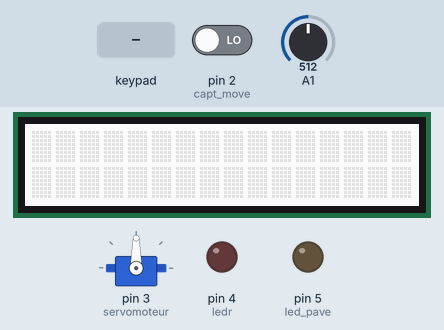
A sketch run on a simulated Arduino Uno, built with avr-gcc and run on an emulated ATmega328P. Parts: servo, 16×2 character LCD, output pins drawn as LEDs (lit = HIGH). Dashed ring = blinking. The test bench sets the inputs (shaded band); at power-on: pin 2 (capt_move) LOW, A1 = 512. Pins used as bus, display or sensor lines are not drawn; what the sketch prints to the serial monitor is not drawn.

Above: at 1.2 s.
1.3 s: pin 2 (capt_move) driven HIGH
At 1.7 s:
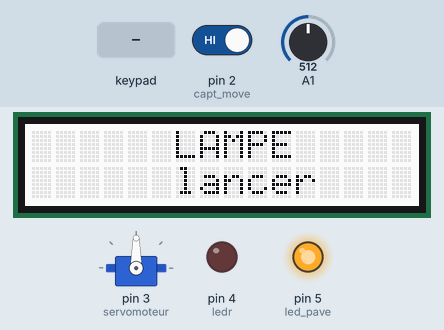
4.3 s: A1 set to 584
6.8 s: A1 set to 610
At 8.5 s:
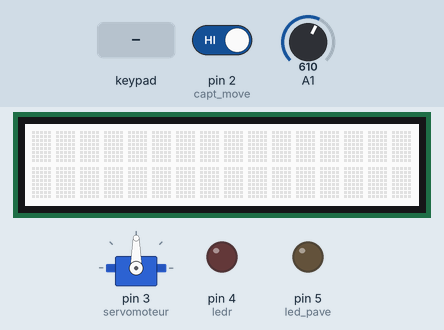
8.8 s: keypad keys 1 3 1 2 1 1 1 0 pressed 0.4 s apart
At 10.5 s:
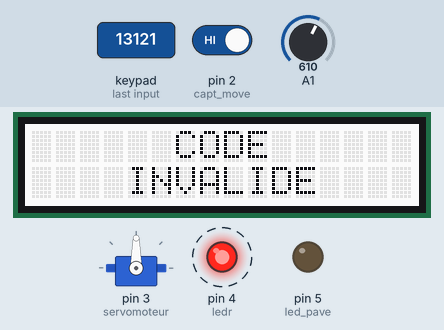
15.0 s: keypad keys 0 0 0 0 pressed 0.4 s apart
At 17.0 s:
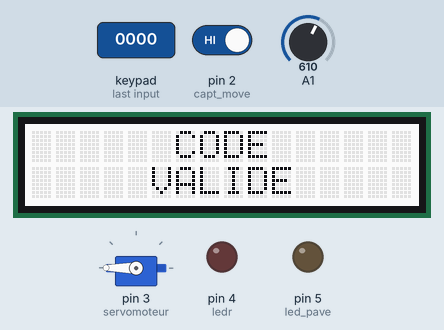
19.6 s: keypad keys 9 8 7 6 pressed 0.4 s apart
At 23.8 s:
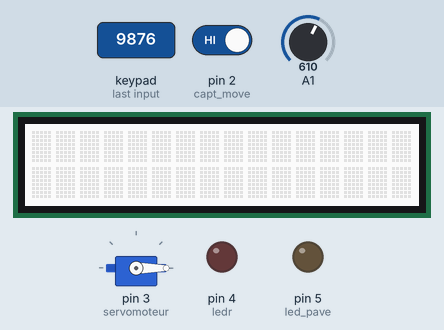
Timing chart, 0 to 25.2 s (numbered marks = the images above; inputs shaded):
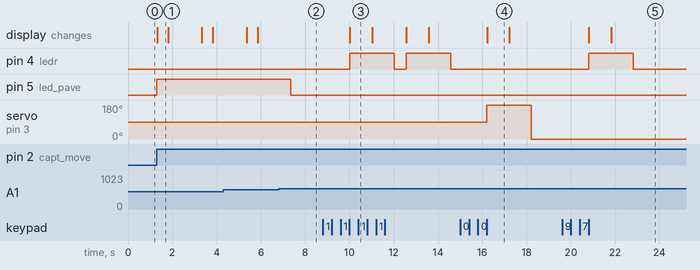

The sketch:

code_digicode.ino
```cpp
 //Libraries
#include <Keypad.h> //https://github.com/Chris--A/Keypad
#include <Wire.h>  // inclure la bibliothèque permettant la communication par le protocole I2C
#include "rgb_lcd.h" // inclure la bibliothèque pour l'écran LCD
#include <Servo.h>


//Constants
#define ROWS 4 // 4lignes
#define COLS 4 // 4 colonnes
#define DLENGTH 4 // nombre de valeur que contien le code (donc code a {DLENGTH} chiffre)

Servo myservo;
rgb_lcd lcd;
int servomoteur = 3;
// Led
int ledv = 3;
int ledr = 4;
int led_pave = 5;

// capteur
int capt_move = 2;


//Parametre
const char kp4x4Keys[ROWS][COLS]  = {
{'1','2','3','A'},
{'4','5','6','B'},
{'7','8','9','C'},
{'*','0','#','D'}
}; // faire les lignes et colonnes et assigner une valeurs pour chaque bouton
int pos_init = 0;
int pos = 180;

byte rowKp4x4Pin [4] = {13, 12, 11, 10}; // pin des 4 lignes
byte colKp4x4Pin [4] = {9, 8, 7, 6}; // pin des 4 colonnes
char digits[DLENGTH]; // dit que digits doit avoir {DLENGTH} valeur
char code[]= "0000"; // 1309
int index=0;

//Variables
Keypad kp4x4  = Keypad(makeKeymap(kp4x4Keys), rowKp4x4Pin, colKp4x4Pin, ROWS, COLS); // kp4x4 correponds a tout les parametres dit precedament
void setup() {
 myservo.attach(servomoteur);
 //Init Serial USB
 Serial.begin(9600); // setup du moniteur serie sur 9600
 Serial.println(F("Initialize System")); // envoyer un message dans le moniteur pour signalé l'initialisation du systeme
  pinMode(ledv, OUTPUT); // appeler la led sur le pin {ledv} en sortie
    pinMode(ledr, OUTPUT); // appeler la led sur le pin {ledr} en sortie
    pinMode(led_pave, OUTPUT); // appeler la led sur le pin {led_pave} en sortie
    lcd.begin(16, 2);
    lcd.clear();   // effacer l'écran

}
void loop() {
 readKp4x4(); // appeler la fonction readKp4x4() qui permet de lire ce qui est écrit dans le pavé numerique
 capteur();
}
void readKp4x4() { /* fonction readKp4x4 */
 // lire les boutons avec keypad
 char customKey = kp4x4.getKey(); // customKey est la valeurs du bouton qui VIENT d'etre cliqué
 if (customKey) {
   // Serial.println(customKey);
   digits[index]=customKey; // index est le numero de la valeur donc dans 2954 ==>     2 => valeur 1,    9 => valeur 2,    5 => valeur 3,     4 => valeur 4
   index=index+1; // a chaque clique on change la valeur a changer donc index +1 pour que ca change pas que UNE valeur
   if(index==DLENGTH){ // si la valeur de {index} et egale a celle de {DLENGTH}
     Serial.println(digits); // envoyer dans le moniteur le code mis
     index=0; // reset l'index a ca valeur initialle
     if(strcmp(digits,code)==0){ // si le code est bon alors..
       Serial.println(F("Code bon !")); // envoyer dans le moniteur "code bon !0"
         digitalWrite(ledv, HIGH); // allumer la led vert
              lcd.setCursor(6, 0);
              myservo.write(pos);
              lcd.print("CODE");
              lcd.setCursor(5, 1);
              lcd.print("VALIDE");
              delay(1000);
              lcd.clear();
          delay(1000); // laissé allumé pendant 2sec pour dire que le mdp est bon
          digitalWrite(ledv, LOW); // arreter la led vert
          myservo.write(pos_init);
       }
     if(strcmp(digits,code)!=0){ // si le code est faux alors...
       Serial.println(F("code faux !")); // envoyer dans le moniteur 'code faux !'
         digitalWrite(ledr, HIGH); // allumer la led rouge
              lcd.setCursor(6, 0);
              lcd.print("CODE");
              lcd.setCursor(4, 1);
              lcd.print("INVALIDE");
              delay(1000);
              lcd.clear();
         delay(1000); // laissé allumé pendant 2sec pour dire que le mdp est faux
         digitalWrite(ledr, LOW); // arreter la led rouge
     }
   }
 }
}
void capteur(){

  if(analogRead(A1)< 600){
      //Serial.println(analogRead(A1));
       if(digitalRead(capt_move)==HIGH){
            // Serial.println("MOUVEMENT CAPTERRRRRRRRRRR");
        Serial.print("\t");
         digitalWrite(led_pave, HIGH); // allumer la led blanche
          lcd.clear();   // effacer l'écran
              lcd.setCursor(6, 0);
              lcd.print("LAMPE");
              lcd.setCursor(6, 1);
              lcd.print("lancer");
              delay(500);
              lcd.clear();
         delay(1500); // laissé allumé pendant 2sec pour dire que le mdp est faux
         digitalWrite(led_pave, LOW); // arreter la led blasf

       }
  }
}

/*
void capteur(){
  if(analogRead(A0)< 600){
      Serial.print(analogRead(A0))
       if(digitalRead(capt_move)==HIGH){
         digitalWrite(led_pave, HIGH); // allumer la led blanche
         delay(2000); // laissé allumé pendant 2sec pour dire que le mdp est faux
         digitalWrite(led_pave, LOW); // arreter la led blasf
       }
  }
}
*/


/*
les variables :
 -strcmp: elle compare deux chaînes de caractères donc le code et Ce qu'on a mis en code


*/
```

Measured:
- the behaviour switches between 599 and 600 on A1 (found by bisection; images 1 and 2)
- after the input at 1.3 s, pin 5 (led_pave): LOW → HIGH at once; the display: changes at once (image 1)
- after the input at 6.8 s, pin 5 (led_pave): HIGH → LOW after 0.55 s
- after the input at 8.8 s, pin 4 (ledr): alternates HIGH for 2.0 s and LOW for 0.53 s, starting after 1.2 s; the display: changes after 1.2 s (image 3)
- after the input at 15.0 s, servo on pin 3 (servomoteur): 90° → 180° after 1.2 s, → 0° 2.0 s later; the display: changes after 1.2 s (image 4)
- after the input at 19.6 s, pin 4 (ledr): LOW → HIGH after 1.2 s, → LOW 2.0 s later; the display: first changes after 1.2 s (image 5 shows a later state)
- what the display in image 1 shows lasts 0.5 s, from 1.3 s to 1.8 s
